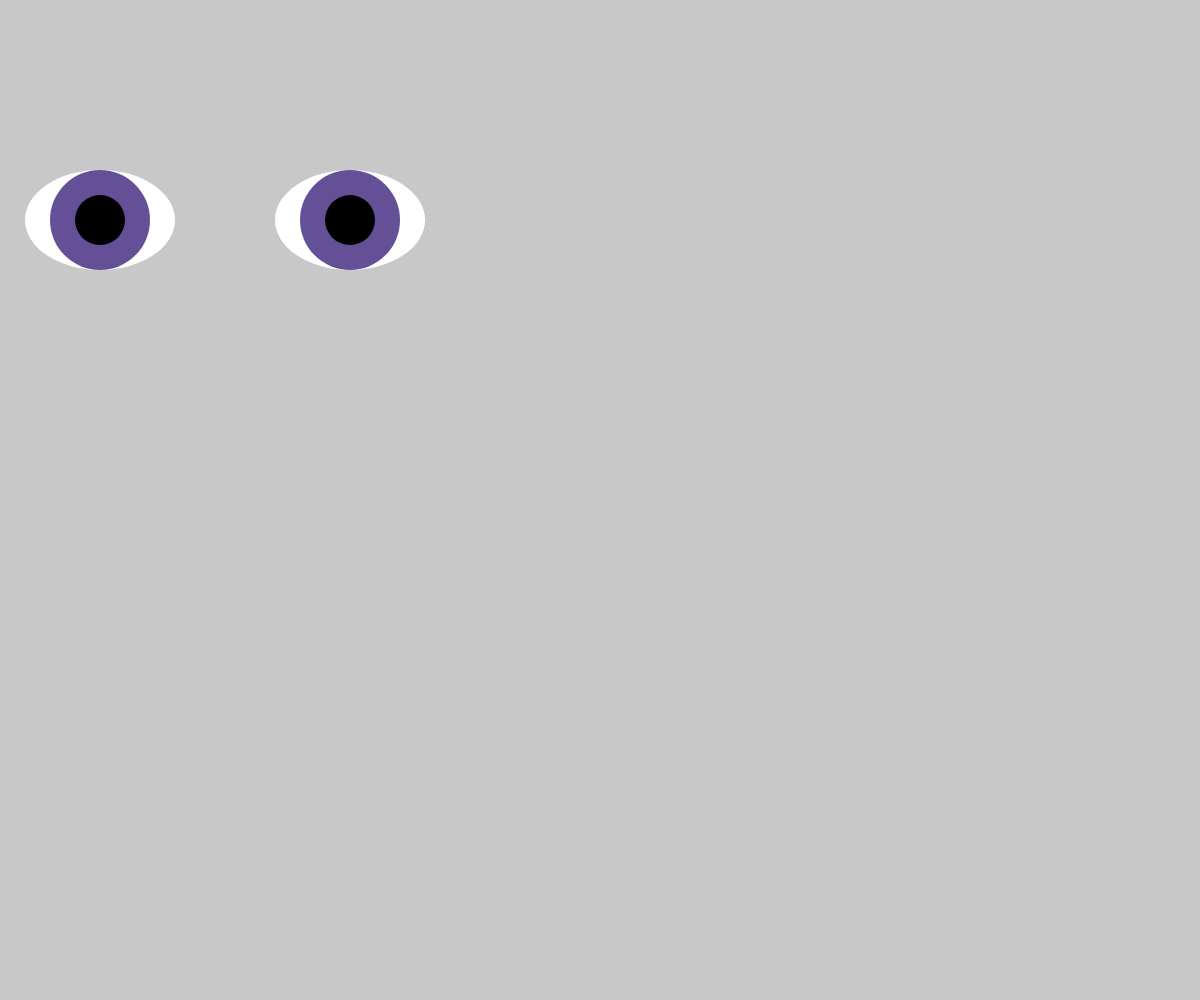
Frame 1 (no input)
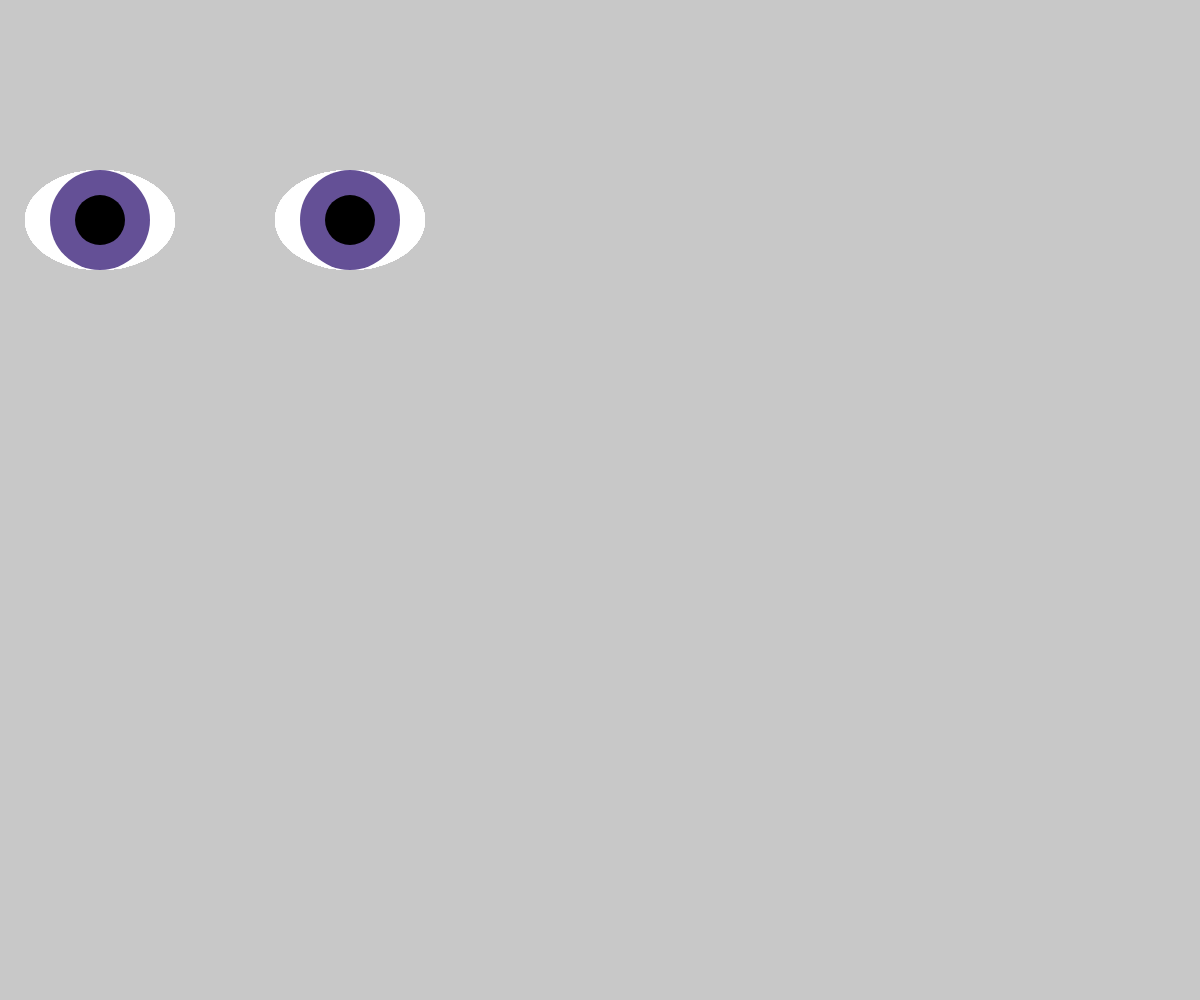
Frame 60 (no input)
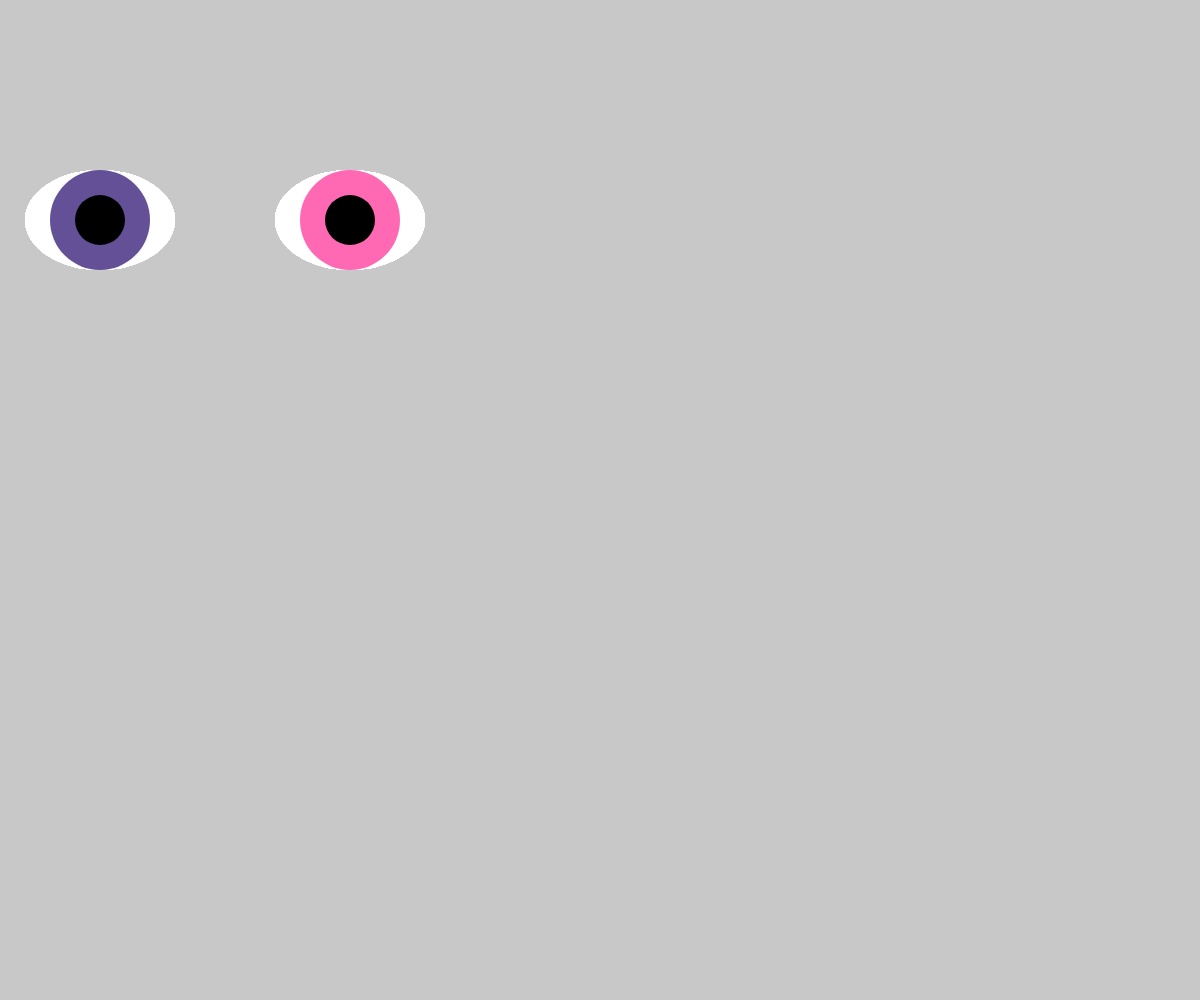
Frame 120 (the mouse pressed at the canvas centre since frame 60)

The p5.js sketch that drew these frames (run headless with seeded random() and noise() and a simulated clock; from frame 60 on, the mouse is pressed at the canvas centre):

// p5.js sketch
// ── sketch.js
 var isPink = false;

function setup(){
    createCanvas(windowWidth, windowHeight);
    
    
    
     background(200);
    
}
function draw(){
   
    
   
    fill(255,255,255);
    noStroke();
    ellipse(100, 220, 150, 100 );
        
    
    
    fill(255,255,255);
    noStroke();
    ellipse(350, 220, 150, 100 );
    
     if(isPink == false){
    fill(100,80,150)
    noStroke();
    ellipse(350,220,100,100);
     }else{
     fill(255,105,180)
    noStroke();
    ellipse(350,220,100,100);
     }
     fill(100,80,150)
    noStroke();
    ellipse(100,220,100,100);
    
     fill(0,0,0)
    noStroke();
    ellipse(100,220,50,50);
     
    fill(0,0,0)
    noStroke();
    ellipse(350,220,50,50);
    
    
    
    }
function mousePressed(){
        
    isPink = !isPink;    
        
        
    }

    
